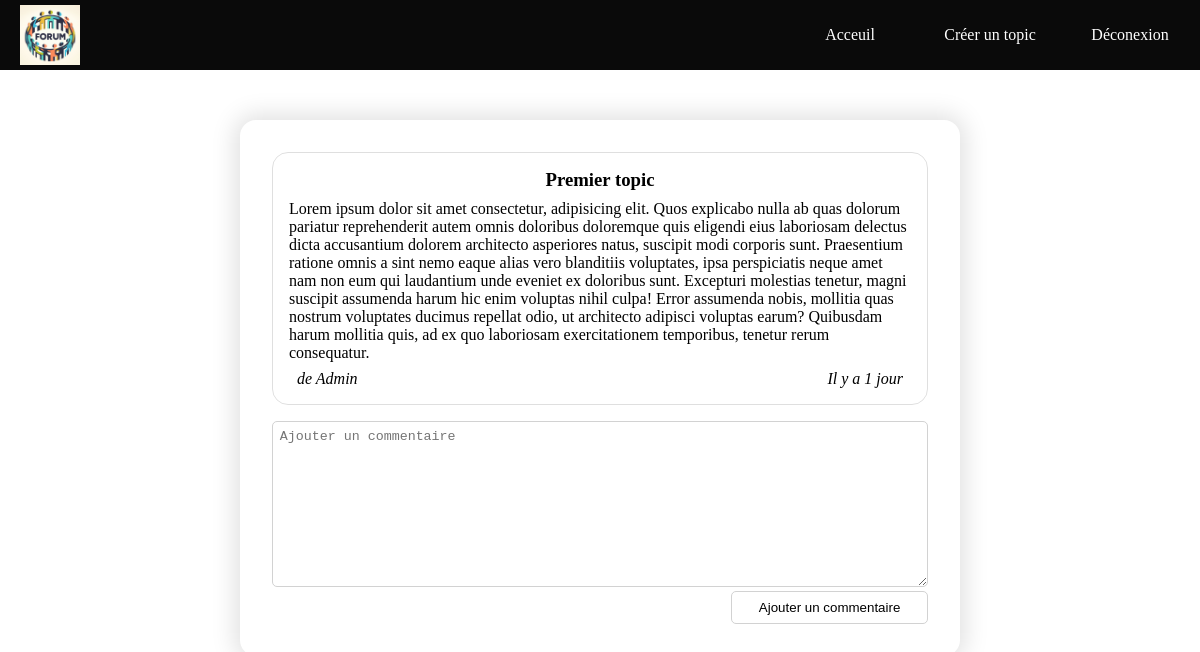
Page /view-topic.php?id=1 (signed in) on the committed database.
### tables this page shows
CREATE TABLE IF NOT EXISTS `topic` (
  `id_topic` int NOT NULL AUTO_INCREMENT,
  `title_topic` varchar(255) DEFAULT NULL,
  `message_topic` text,
  `date_topic` varchar(16) DEFAULT NULL,
  `id_user` int DEFAULT NULL,
  PRIMARY KEY (`id_topic`),
  KEY `id_user` (`id_user`)
);

CREATE TABLE IF NOT EXISTS `user` (
  `id_user` int NOT NULL AUTO_INCREMENT,
  `mail_user` varchar(320) NOT NULL,
  `pseudo_user` varchar(16) NOT NULL,
  `password_user` varchar(64) NOT NULL,
  `role_user` tinyint(1) NOT NULL DEFAULT '0',
  PRIMARY KEY (`id_user`)
);

### includes/functions/format-date-diff.php (called while the page is built, shortened)
<?php
function formatDateDiff($date) {
    $diff = time() - DateTime::createFromFormat('d/m/Y H:i', $date)->getTimestamp();
    $oneMinute = 60;
    $oneHours = 60 * 60;
    $oneDay = 60 * 60 * 24;
    $oneMonth = 60 * 60 * 24 * 30;
    $oneYear = 60 * 60 * 24 * 365;
    $res = "il y a moins d'une minute";
    $diff > $oneMinute && $res = "Il y a 1 minute";
    $diff > $oneMinute * 2 && $res = "Il y a ".round($diff / $oneMinute)." minutes";
    $diff > $oneHours && $res = "Il y a 1 heure";
    $diff > $oneHours * 2 && $res = "Il y a ".round($diff / $oneHours)." heures";
    $diff > $oneDay && $res = "Il y a 1 jour";
    $diff > $oneDay * 2 && $res = "Il y a ".round($diff / $oneDay)." jours";
    $diff > $oneMonth && $res = "Il y a ".round($diff / $oneMonth)." mois";
    $diff > $oneYear && $res = "Il y a plus d'un ans";
    return $res;
}
?>

### view-topic.php (the view, shortened to what this page needs)
<?php
    require_once 'includes/bdd.php';
    require_once 'includes/functions/format-date-diff.php';
    $req = $bdd->prepare("SELECT title_topic, message_topic, date_topic, pseudo_user FROM topic INNER JOIN user ON topic.id_user = user.id_user WHERE id_topic = ".$_GET['id']);
    $req->execute();
    $topic = $req->fetch(PDO::FETCH_ASSOC);
?>
<!DOCTYPE html>
<html lang="fr">
<head>
    <?php require_once 'includes/head.php'; ?>
    <link rel="stylesheet" href="assets/css/view-topic.css">
</head>
<body onload="getComment(<?=$_GET['id']?>)">
    <?php
    require_once 'includes/nav.php';
    ?>
    <section class="card-container">
        <article class="topic">
            <h3 class="topic-title"><?=$topic['title_topic']?></h3>
            <section class="topic-content"><?=$topic['message_topic']?></section>
            <section class="topic-author-and-date">
                <i>de <?=$topic['pseudo_user']?></i>
                <i><?=formatDateDiff($topic['date_topic'])?></i>
            </section>
        </article>
        <section class="add-comment">
            <textarea name="content-comment" id="content-comment" rows="10" placeholder="Ajouter un commentaire"></textarea>
            <section class="container-btn-submit">
                <button name="submit-comment" onclick="addComment(<?=$_GET['id']?>, <?=$_SESSION['id']?>)">Ajouter un commentaire</button>
            </section>
        </section>
    </section>
</body>
</html>

### assets/css/main.css (style rules this page uses)
* { padding: 0; margin: 0; box-sizing: border-box; }
body { padding-top: 120px; }

### assets/css/view-topic.css (style rules this page uses)
.card-container { width: 90%; margin-left: 5%; box-shadow: 0 0 25px 5px rgba(0, 0, 0, 0.125); border-radius: 1rem; padding: 2em; display: flex; flex-direction: column; align-items: center; }
@media (min-width: 600px) { .card-container { width: 80%; margin-left: 10%; } }
@media (min-width: 1200px) { .card-container { width: 60%; margin-left: 20%; } }
.card-container .topic { display: flex; flex-direction: column; margin-bottom: 1em; padding: 1em; border: 1px solid rgba(0, 0, 0, 0.125); border-radius: 1rem; }
.card-container .topic .topic-title { text-align: center; margin-bottom: 0.5em; }
.card-container .topic .topic-content { margin-bottom: 0.5em; }
.card-container .topic .topic-author-and-date { display: flex; flex-direction: row; justify-content: space-between; margin: 0 0.5em; }
.card-container .add-comment { width: 100%; }
.card-container .add-comment textarea { width: 100%; border-radius: 5px; border: 1px solid rgb(210, 210, 210); outline: none; resize: vertical; padding: 0.5em; }
.card-container .add-comment .container-btn-submit { display: flex; justify-content: flex-end; }
.card-container .add-comment .container-btn-submit button { cursor: pointer; border-radius: 5px; background-color: transparent; border: 1px solid rgb(210, 210, 210); height: 2.5em; padding: 0 2em; }

### rows in the picture
topic: title_topic "Premier topic", message_topic "Lorem ipsum dolor sit amet consectetur, adipisicing elit. Quos explicabo nulla ab quas dolorum pariatur reprehenderit autem omnis doloribus doloremque quis eligendi eius laboriosam delectus dicta accusantium dolorem architecto asperiores natus, suscipit modi corporis sunt. Praesentium ratione omnis a sint nemo eaque alias vero blanditiis voluptates, ipsa perspiciatis neque amet nam non eum qui laudantium unde eveniet ex doloribus sunt. Excepturi molestias tenetur, magni suscipit assumenda harum hic enim voluptas nihil culpa! Error assumenda nobis, mollitia quas nostrum voluptates ducimus repellat odio, ut architecto adipisci voluptas earum? Quibusdam harum mollitia quis, ad ex quo…", id_user.pseudo_user "Admin", date_topic "Il y a 1 jour"
